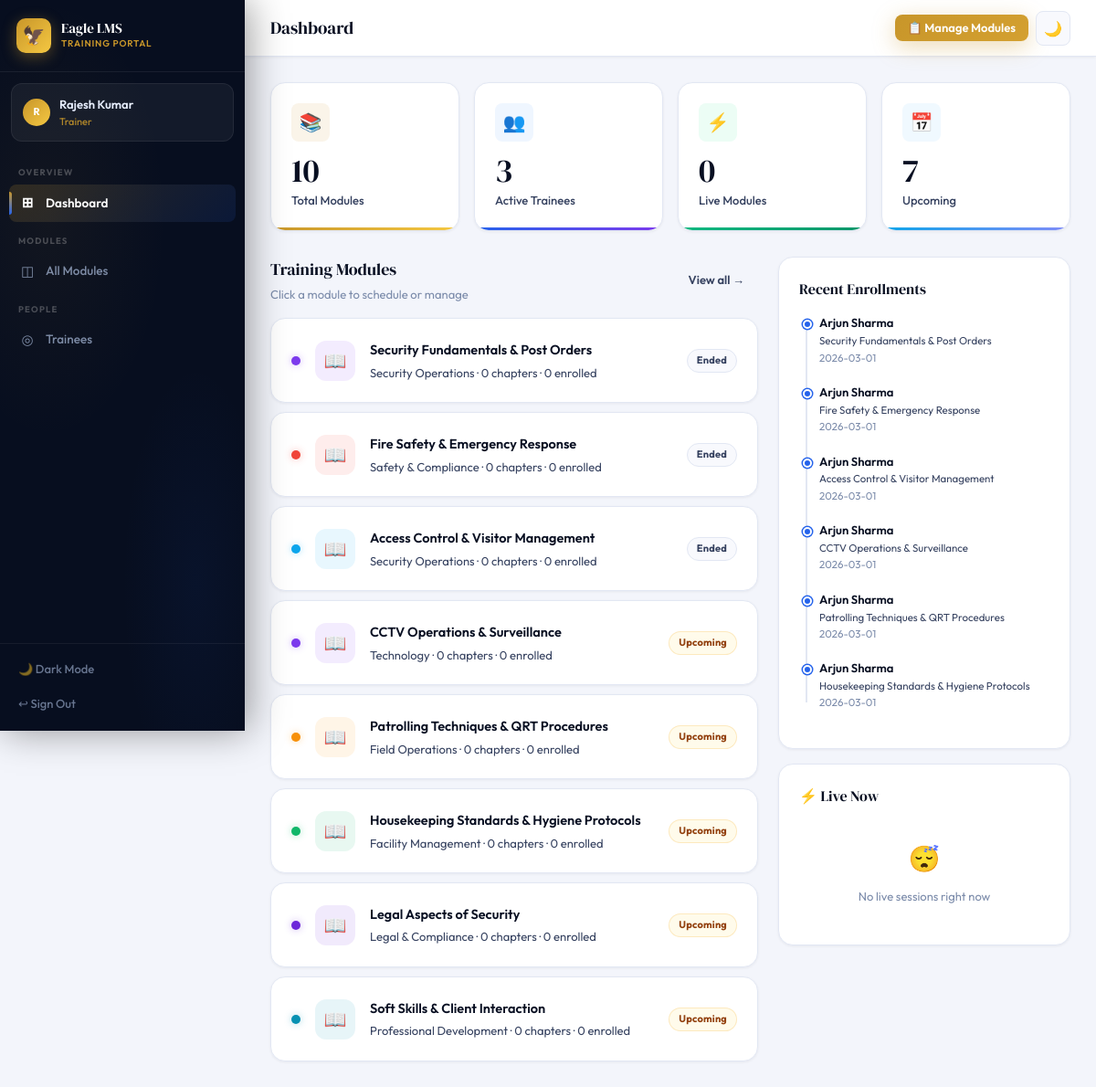
The page /trainer/dashboard (signed in) on the database as committed earlier.
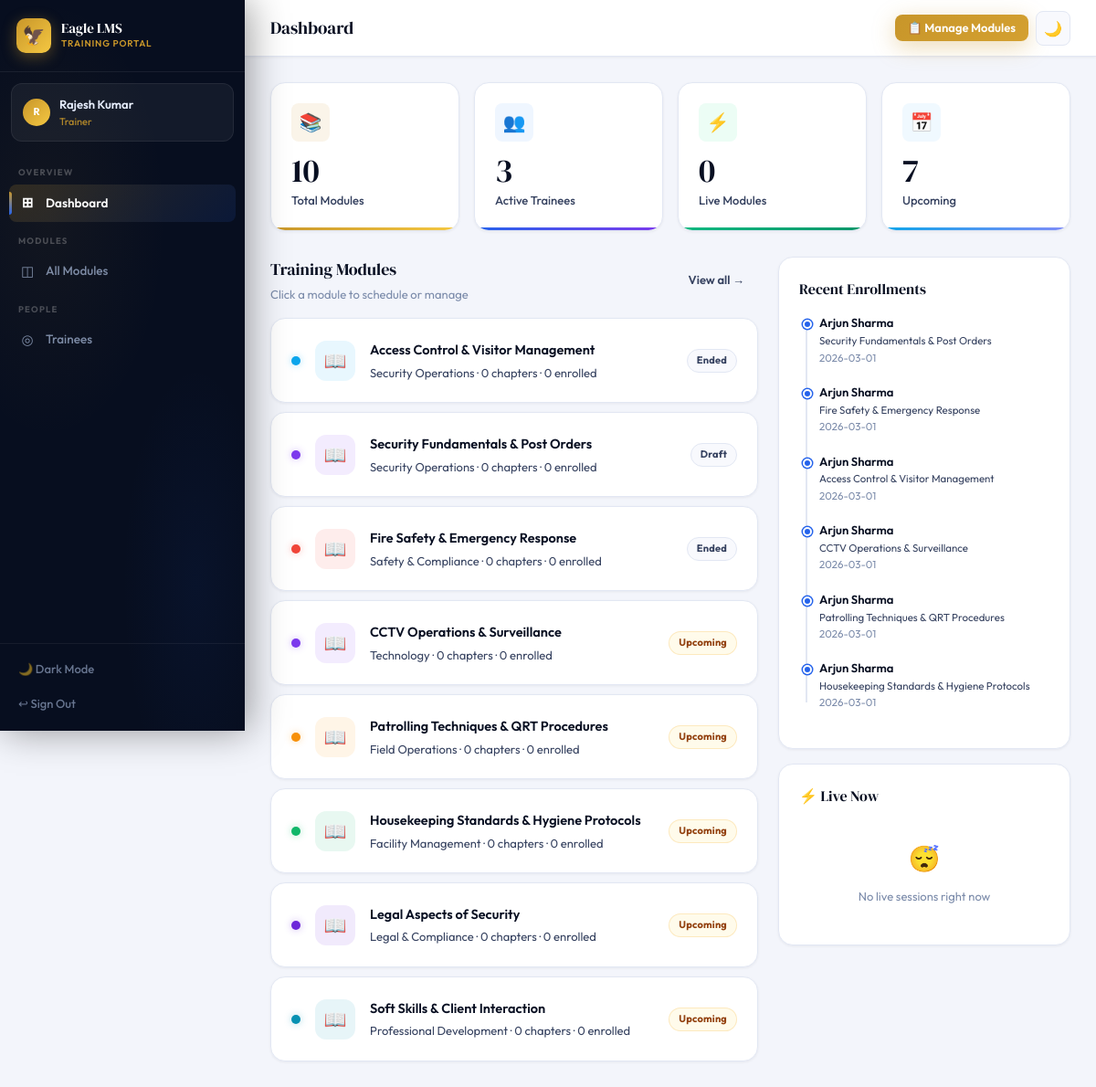
The same page on the database as committed later.
### tables this page shows
CREATE TABLE modules(
            id INTEGER PRIMARY KEY AUTOINCREMENT,
            title TEXT NOT NULL, description TEXT, category TEXT,
            trainer_id INTEGER, start_datetime TIMESTAMP, end_datetime TIMESTAMP,
            status TEXT DEFAULT 'draft', is_default BOOLEAN DEFAULT 0,
            color TEXT DEFAULT '#3B5BDB',
            created_at TIMESTAMP DEFAULT CURRENT_TIMESTAMP,
            FOREIGN KEY(trainer_id) REFERENCES users(id));

CREATE TABLE enrollments(
            id INTEGER PRIMARY KEY AUTOINCREMENT,
            module_id INTEGER, trainee_id INTEGER,
            enrolled_at TIMESTAMP DEFAULT CURRENT_TIMESTAMP,
            completed BOOLEAN DEFAULT 0,
            FOREIGN KEY(module_id) REFERENCES modules(id),
            FOREIGN KEY(trainee_id) REFERENCES users(id),
            UNIQUE(module_id,trainee_id));

CREATE TABLE users(
            id INTEGER PRIMARY KEY AUTOINCREMENT,
            name TEXT NOT NULL, email TEXT UNIQUE NOT NULL,
            password TEXT NOT NULL, role TEXT NOT NULL DEFAULT 'trainee',
            phone TEXT, department TEXT,
            created_at TIMESTAMP DEFAULT CURRENT_TIMESTAMP, profile_pic TEXT);

### app.py (the view)
@app.route('/trainer/dashboard')
@trainer_required
def trainer_dashboard():
    db=get_db(); uid=session['user_id']
    now=datetime.datetime.now().isoformat()
    modules=db.execute('SELECT * FROM modules WHERE trainer_id=? ORDER BY start_datetime',(uid,)).fetchall()
    total_trainees=db.execute('SELECT COUNT(*) as c FROM users WHERE role="trainee"').fetchone()['c']
    upcoming=[m for m in modules if m['start_datetime'] and m['start_datetime']>now]
    ongoing=[m for m in modules if m['start_datetime'] and m['end_datetime'] and m['start_datetime']<=now<=m['end_datetime']]
    recent=db.execute('''SELECT u.name,m.title,e.enrolled_at FROM enrollments e
        JOIN users u ON e.trainee_id=u.id JOIN modules m ON e.module_id=m.id
        WHERE m.trainer_id=? ORDER BY e.enrolled_at DESC LIMIT 6''',(uid,)).fetchall()
    mod_stats={}
    for m in modules:
        total_e=db.execute('SELECT COUNT(*) as c FROM enrollments WHERE module_id=?',(m['id'],)).fetchone()['c']
        done_e=db.execute('SELECT COUNT(*) as c FROM enrollments WHERE module_id=? AND completed=1',(m['id'],)).fetchone()['c']
        mod_stats[m['id']]={'total':total_e,'done':done_e}
    return render_template('trainer_dashboard.html',modules=modules,total_trainees=total_trainees,
        total_modules=len(modules),upcoming=len(upcoming),ongoing=len(ongoing),recent=recent,mod_stats=mod_stats,now=now)

### app.py (called while the page is built)
def get_db():
    db = sqlite3.connect(os.path.join(BASE_DIR, 'lms.db'))
    db.row_factory = sqlite3.Row
    return db

def trainer_required(f):
    @wraps(f)
    def d(*a,**kw):
        if 'user_id' not in session or session.get('role')!='trainer': return redirect(url_for('login'))
        return f(*a,**kw)
    return d

@app.context_processor
def inject_globals():
    nc = 0
    if 'user_id' in session:
        nc = get_db().execute('SELECT COUNT(*) as c FROM notifications WHERE user_id=? AND is_read=0',(session['user_id'],)).fetchone()['c']
    return dict(COMPANY=COMPANY, notif_count=nc)

### templates/trainer_dashboard.html (shortened to what the changed rows need)
{% extends 'base.html' %}
{% block content %}
  {% set now_str = now %}
<div style="display:grid;grid-template-columns:1fr 320px;gap:22px;align-items:start">
  <div>
    <div style="display:flex;flex-direction:column;gap:10px">
    {% for m in modules[:8] %}
    {% set stats = mod_stats.get(m.id, {}) %}
    {% set is_live = m.start_datetime and m.end_datetime and m.start_datetime <= now_str <= m.end_datetime %}
    {% set is_up = m.start_datetime and m.start_datetime > now_str %}
    <a href="{{ url_for('trainer_module_detail', module_id=m.id) }}" class="anim-up" style="animation-delay:{{ loop.index0 * 40 }}ms">
      <div class="card card-p card-hover flex items-c gap-4">
        <div style="width:10px;height:10px;border-radius:50%;background:{{ m.color or '#3B5BDB' }};flex-shrink:0;box-shadow:0 0 8px {{ m.color or '#3B5BDB' }}55"></div>
        <div style="width:44px;height:44px;background:{{ m.color or '#3B5BDB' }}18;border-radius:var(--r3);display:flex;align-items:center;justify-content:center;font-size:20px;flex-shrink:0">📖</div>
        <div style="flex:1;overflow:hidden">
          <div style="font-weight:600;font-size:14.5px;margin-bottom:3px;overflow:hidden;text-overflow:ellipsis;white-space:nowrap">{{ m.title }}</div>
          <div class="t-sm t-secondary">{{ m.category or 'General' }} · {{ stats.get('chapters',0) }} chapters · {{ stats.get('trainees',0) }} enrolled</div>
        </div>
        <div class="flex gap-2 items-c">
          {% if is_live %}<span class="badge b-live badge-dot">Live</span>
          {% elif is_up %}<span class="badge b-amber">Upcoming</span>
          {% elif m.status=='published' %}<span class="badge b-neutral">Ended</span>
          {% else %}<span class="badge b-neutral">Draft</span>{% endif %}
        </div>
      </div>
    </a>
    {% else %}
    <div class="card card-p">
      <div class="empty"><div class="empty-ico">📚</div><div class="empty-title">No modules yet</div><div class="empty-sub">Your 10 default modules will appear here after first setup.</div></div>
    </div>
    {% endfor %}
    </div>
  </div>
  <div style="display:flex;flex-direction:column;gap:16px">
    <div class="card card-p anim-r d2">
      {% if recent %}
      <div class="tl">
        {% for r in recent %}
        <div class="tl-item">
          <div style="font-size:13px;font-weight:600">{{ r.name }}</div>
          <div class="t-xs t-secondary">{{ r.title }}</div>
          <div class="t-xs t-muted">{{ r.enrolled_at[:10] }}</div>
        </div>
        {% endfor %}
      </div>
      {% else %}
      <div style="text-align:center;padding:20px;color:var(--t3);font-size:13px">No recent enrollments</div>
      {% endif %}
    </div>
      {% set live_list = [] %}
  </div>
</div>
{% endblock %}

Rows that differ between the two databases and show on the page:
shown differently, row unchanged: modules "Access Control & Visitor Management": moves up the list
changed modules "Security Fundamentals & Post Orders": status "Ended" → "Draft"
